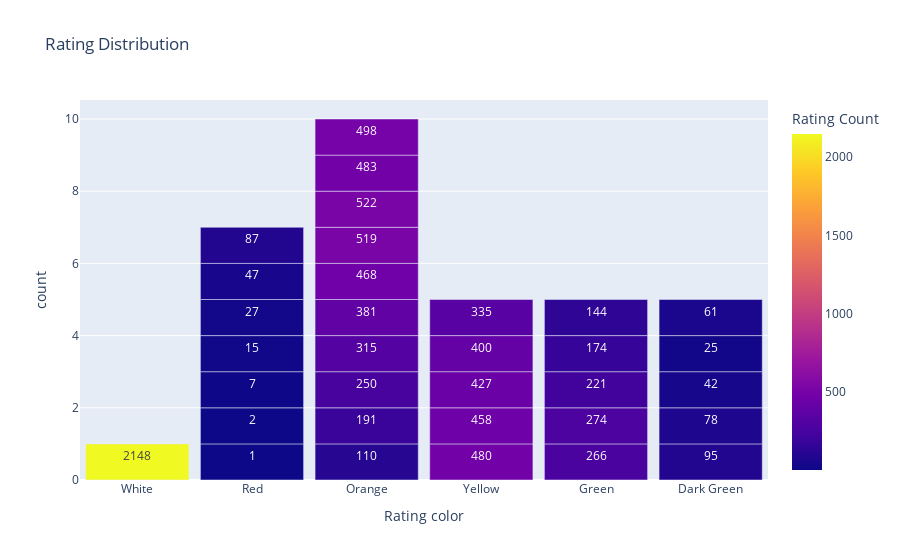

The cell this chart's notebook holds for it:
### Code cell
fig=px.bar(ratings,x="Rating color",color="Rating Count",
           color_discrete_sequence=['White','Red','Orange','Yellow','Green','Darkgreen'],text="Rating Count",
           title="Rating Distribution")
fig.update_layout(bargap=0.1)
fig.show()

### Figure 1 — Plotly figure (JSON) as saved in the notebook; plotly's stock layout.template omitted (floating-point values rounded to 4 significant figures)
{"data": [{"alignmentgroup": "True", "hovertemplate": "Rating color=%{x}<br>count=%{y}<br>Rating Count=%{marker.color}<extra></extra>", "legendgroup": "", "marker": {"color": [2148, 1, 2, 7, 15, 27, 47, 87, 110, 191, 250, 315, 381, 468, 519, 522, 483, 498, 480, 458, 427, 400, 335, 266, 274, 221, 174, 144, 95, 78, 42, 25, 61], "coloraxis": "coloraxis", "pattern": {"shape": ""}}, "name": "", "offsetgroup": "", "orientation": "v", "showlegend": false, "text": [2148, 1, 2, 7, 15, 27, 47, 87, 110, 191, 250, 315, 381, 468, 519, 522, 483, 498, 480, 458, 427, 400, 335, 266, 274, 221, 174, 144, 95, 78, 42, 25, 61], "textposition": "auto", "type": "bar", "x": ["White", "Red", "Red", "Red", "Red", "Red", "Red", "Red", "Orange", "Orange", "Orange", "Orange", "Orange", "Orange", "Orange", "Orange", "Orange", "Orange", "Yellow", "Yellow", "Yellow", "Yellow", "Yellow", "Green", "Green", "Green", "Green", "Green", "Dark Green", "Dark Green", "Dark Green", "Dark Green", "Dark Green"], "xaxis": "x", "y": [1, 1, 1, 1, 1, 1, 1, 1, 1, 1, 1, 1, 1, 1, 1, 1, 1, 1, 1, 1, 1, 1, 1, 1, 1, 1, 1, 1, 1, 1, 1, 1, 1], "yaxis": "y"}], "layout": {"autosize": true, "bargap": 0.1, "barmode": "relative", "coloraxis": {"colorbar": {"title": {"text": "Rating Count"}}, "colorscale": [[0, "#0d0887"], [0.1111, "#46039f"], [0.2222, "#7201a8"], [0.3333, "#9c179e"], [0.4444, "#bd3786"], [0.5556, "#d8576b"], [0.6667, "#ed7953"], [0.7778, "#fb9f3a"], [0.8889, "#fdca26"], [1, "#f0f921"]]}, "legend": {"tracegroupgap": 0}, "title": {"text": "Rating Distribution"}, "xaxis": {"anchor": "y", "autorange": true, "domain": [0, 1], "range": [-0.5, 5.5], "title": {"text": "Rating color"}, "type": "category"}, "yaxis": {"anchor": "x", "autorange": true, "domain": [0, 1], "range": [0, 10.53], "title": {"text": "count"}, "type": "linear"}}}
